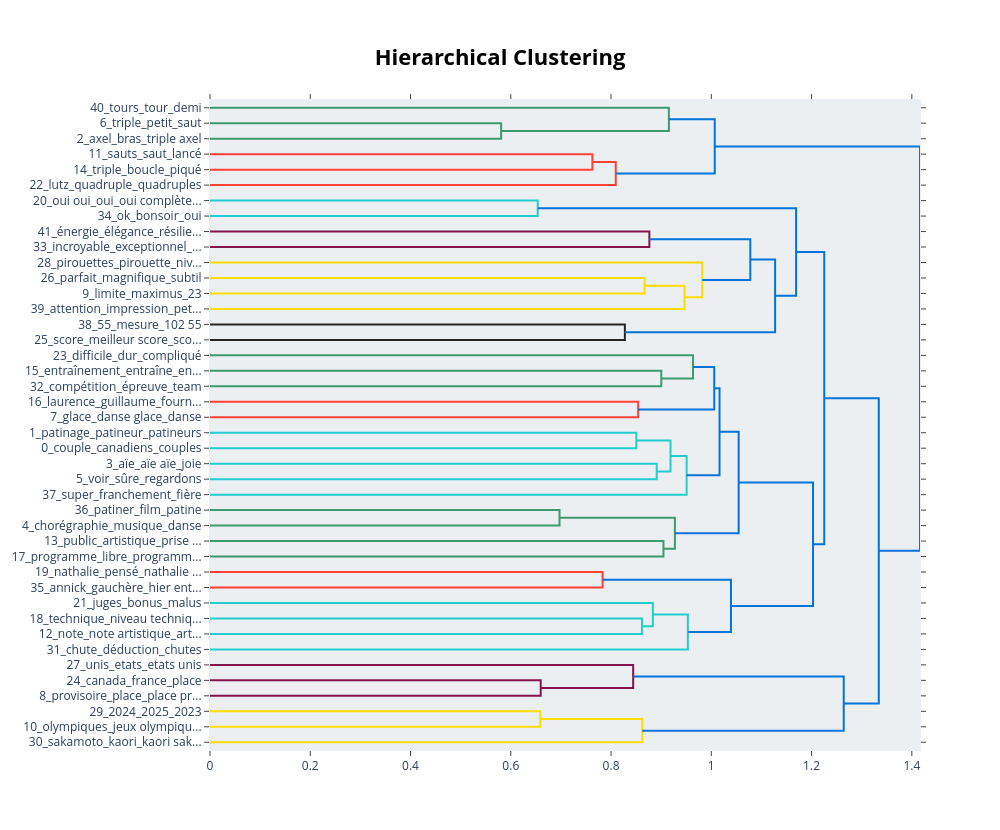

Notebook cell for this chart:
### Code cell
from bertopic import BERTopic
from sentence_transformers import SentenceTransformer
from sklearn.feature_extraction.text import CountVectorizer
from umap import UMAP
import hdbscan

# Stopwords list
STOPWORDS = [x.strip() for x in open('stopwords.txt').readlines()]

# Docs 
docs = df["text"]

# Vectorizer for topic representation
vectorizer_model = CountVectorizer(
    stop_words=STOPWORDS,
    ngram_range=(1,2),
    min_df=2,
    token_pattern=r"\b(?!\w*[A-Z])\w+\b" # theoreticaly removes words with capital letters once embeddings are done
)

# To control for number and size of clusters
hdbscan_model = hdbscan.HDBSCAN(
    min_cluster_size=50,      # bigger = fewer, larger topics
    min_samples=10,            # higher = more conservative clustering
    cluster_selection_epsilon=0.1,  # merge nearby clusters
    cluster_selection_method='leaf', # fewer, more specific clusters
    prediction_data=True # important !!
)

# Load CamemBERT embedding model
embedding_model = SentenceTransformer("dangvantuan/sentence-camembert-base", device="cuda") # remove device if CPU

# Influence choice of themes
seed =  [
["émotion","larme","ému","joie","tristesse"],
["famille","parents","ami", "personnel", "conjoint"]]

# Build BERTopic model
topic_model = BERTopic(
    embedding_model=embedding_model,
    vectorizer_model=vectorizer_model,
    hdbscan_model=hdbscan_model,
    language="french",
    calculate_probabilities=True,
    verbose=True,
    seed_topic_list=seed    
)

# Fit the model
topics, probs = topic_model.fit_transform(docs)

# Show discovered topics
print(topic_model.get_topic_info())

# Visualize topics
#topic_model.visualize_topics()

# Visualize topic hierarchy
topic_model.visualize_hierarchy()

### Figure 1 — Plotly figure (JSON) as saved in the notebook; plotly's stock layout.template omitted (floating-point values rounded to 4 significant figures)
{"data": [{"hoverinfo": "text", "marker": {"color": "rgb(61,153,112)"}, "mode": "lines", "type": "scatter", "x": [0.0, 0.5807, 0.5807, 0.0], "xaxis": "x", "y": [-15.0, -15.0, -25.0, -25.0], "yaxis": "y"}, {"hoverinfo": "text", "marker": {"color": "rgb(61,153,112)"}, "mode": "lines", "type": "scatter", "x": [0.0, 0.9154, 0.9154, 0.5807], "xaxis": "x", "y": [-5.0, -5.0, -20.0, -20.0], "yaxis": "y"}, {"hoverinfo": "text", "marker": {"color": "rgb(255,65,54)"}, "mode": "lines", "type": "scatter", "x": [0.0, 0.7628, 0.7628, 0.0], "xaxis": "x", "y": [-35.0, -35.0, -45.0, -45.0], "yaxis": "y"}, {"hoverinfo": "text", "marker": {"color": "rgb(255,65,54)"}, "mode": "lines", "type": "scatter", "x": [0.7628, 0.8094, 0.8094, 0.0], "xaxis": "x", "y": [-40.0, -40.0, -55.0, -55.0], "yaxis": "y"}, {"hoverinfo": "text", "marker": {"color": "rgb(0,116,217)"}, "mode": "lines", "type": "scatter", "x": [0.9154, 1.007, 1.007, 0.8094], "xaxis": "x", "y": [-12.5, -12.5, -47.5, -47.5], "yaxis": "y"}, {"hoverinfo": "text", "marker": {"color": "rgb(35,205,205)"}, "mode": "lines", "type": "scatter", "x": [0.0, 0.6537, 0.6537, 0.0], "xaxis": "x", "y": [-65.0, -65.0, -75.0, -75.0], "yaxis": "y"}, {"hoverinfo": "text", "marker": {"color": "rgb(133,20,75)"}, "mode": "lines", "type": "scatter", "x": [0.0, 0.8764, 0.8764, 0.0], "xaxis": "x", "y": [-85.0, -85.0, -95.0, -95.0], "yaxis": "y"}, {"hoverinfo": "text", "marker": {"color": "rgb(255,220,0)"}, "mode": "lines", "type": "scatter", "x": [0.0, 0.867, 0.867, 0.0], "xaxis": "x", "y": [-115.0, -115.0, -125.0, -125.0], "yaxis": "y"}, {"hoverinfo": "text", "marker": {"color": "rgb(255,220,0)"}, "mode": "lines", "type": "scatter", "x": [0.867, 0.9466, 0.9466, 0.0], "xaxis": "x", "y": [-120.0, -120.0, -135.0, -135.0], "yaxis": "y"}, {"hoverinfo": "text", "marker": {"color": "rgb(255,220,0)"}, "mode": "lines", "type": "scatter", "x": [0.0, 0.9819, 0.9819, 0.9466], "xaxis": "x", "y": [-105.0, -105.0, -127.5, -127.5], "yaxis": "y"}, {"hoverinfo": "text", "marker": {"color": "rgb(0,116,217)"}, "mode": "lines", "type": "scatter", "x": [0.8764, 1.078, 1.078, 0.9819], "xaxis": "x", "y": [-90.0, -90.0, -116.2, -116.2], "yaxis": "y"}, {"hoverinfo": "text", "marker": {"color": "rgb(40,35,35)"}, "mode": "lines", "type": "scatter", "x": [0.0, 0.8276, 0.8276, 0.0], "xaxis": "x", "y": [-145.0, -145.0, -155.0, -155.0], "yaxis": "y"}, {"hoverinfo": "text", "marker": {"color": "rgb(0,116,217)"}, "mode": "lines", "type": "scatter", "x": [1.078, 1.127, 1.127, 0.8276], "xaxis": "x", "y": [-103.1, -103.1, -150.0, -150.0], "yaxis": "y"}, {"hoverinfo": "text", "marker": {"color": "rgb(0,116,217)"}, "mode": "lines", "type": "scatter", "x": [0.6537, 1.169, 1.169, 1.127], "xaxis": "x", "y": [-70.0, -70.0, -126.6, -126.6], "yaxis": "y"}, {"hoverinfo": "text", "marker": {"color": "rgb(61,153,112)"}, "mode": "lines", "type": "scatter", "x": [0.0, 0.9002, 0.9002, 0.0], "xaxis": "x", "y": [-175.0, -175.0, -185.0, -185.0], "yaxis": "y"}, {"hoverinfo": "text", "marker": {"color": "rgb(61,153,112)"}, "mode": "lines", "type": "scatter", "x": [0.0, 0.9636, 0.9636, 0.9002], "xaxis": "x", "y": [-165.0, -165.0, -180.0, -180.0], "yaxis": "y"}, {"hoverinfo": "text", "marker": {"color": "rgb(255,65,54)"}, "mode": "lines", "type": "scatter", "x": [0.0, 0.8541, 0.8541, 0.0], "xaxis": "x", "y": [-195.0, -195.0, -205.0, -205.0], "yaxis": "y"}, {"hoverinfo": "text", "marker": {"color": "rgb(0,116,217)"}, "mode": "lines", "type": "scatter", "x": [0.9636, 1.006, 1.006, 0.8541], "xaxis": "x", "y": [-172.5, -172.5, -200.0, -200.0], "yaxis": "y"}, {"hoverinfo": "text", "marker": {"color": "rgb(35,205,205)"}, "mode": "lines", "type": "scatter", "x": [0.0, 0.8504, 0.8504, 0.0], "xaxis": "x", "y": [-215.0, -215.0, -225.0, -225.0], "yaxis": "y"}, {"hoverinfo": "text", "marker": {"color": "rgb(35,205,205)"}, "mode": "lines", "type": "scatter", "x": [0.0, 0.8911, 0.8911, 0.0], "xaxis": "x", "y": [-235.0, -235.0, -245.0, -245.0], "yaxis": "y"}, {"hoverinfo": "text", "marker": {"color": "rgb(35,205,205)"}, "mode": "lines", "type": "scatter", "x": [0.8504, 0.9186, 0.9186, 0.8911], "xaxis": "x", "y": [-220.0, -220.0, -240.0, -240.0], "yaxis": "y"}, {"hoverinfo": "text", "marker": {"color": "rgb(35,205,205)"}, "mode": "lines", "type": "scatter", "x": [0.9186, 0.9508, 0.9508, 0.0], "xaxis": "x", "y": [-230.0, -230.0, -255.0, -255.0], "yaxis": "y"}, {"hoverinfo": "text", "marker": {"color": "rgb(0,116,217)"}, "mode": "lines", "type": "scatter", "x": [1.006, 1.016, 1.016, 0.9508], "xaxis": "x", "y": [-186.2, -186.2, -242.5, -242.5], "yaxis": "y"}, {"hoverinfo": "text", "marker": {"color": "rgb(61,153,112)"}, "mode": "lines", "type": "scatter", "x": [0.0, 0.6972, 0.6972, 0.0], "xaxis": "x", "y": [-265.0, -265.0, -275.0, -275.0], "yaxis": "y"}, {"hoverinfo": "text", "marker": {"color": "rgb(61,153,112)"}, "mode": "lines", "type": "scatter", "x": [0.0, 0.9046, 0.9046, 0.0], "xaxis": "x", "y": [-285.0, -285.0, -295.0, -295.0], "yaxis": "y"}, {"hoverinfo": "text", "marker": {"color": "rgb(61,153,112)"}, "mode": "lines", "type": "scatter", "x": [0.6972, 0.9274, 0.9274, 0.9046], "xaxis": "x", "y": [-270.0, -270.0, -290.0, -290.0], "yaxis": "y"}, {"hoverinfo": "text", "marker": {"color": "rgb(0,116,217)"}, "mode": "lines", "type": "scatter", "x": [1.016, 1.055, 1.055, 0.9274], "xaxis": "x", "y": [-214.4, -214.4, -280.0, -280.0], "yaxis": "y"}, {"hoverinfo": "text", "marker": {"color": "rgb(255,65,54)"}, "mode": "lines", "type": "scatter", "x": [0.0, 0.7832, 0.7832, 0.0], "xaxis": "x", "y": [-305.0, -305.0, -315.0, -315.0], "yaxis": "y"}, {"hoverinfo": "text", "marker": {"color": "rgb(35,205,205)"}, "mode": "lines", "type": "scatter", "x": [0.0, 0.8616, 0.8616, 0.0], "xaxis": "x", "y": [-335.0, -335.0, -345.0, -345.0], "yaxis": "y"}, {"hoverinfo": "text", "marker": {"color": "rgb(35,205,205)"}, "mode": "lines", "type": "scatter", "x": [0.0, 0.8834, 0.8834, 0.8616], "xaxis": "x", "y": [-325.0, -325.0, -340.0, -340.0], "yaxis": "y"}, {"hoverinfo": "text", "marker": {"color": "rgb(35,205,205)"}, "mode": "lines", "type": "scatter", "x": [0.8834, 0.9532, 0.9532, 0.0], "xaxis": "x", "y": [-332.5, -332.5, -355.0, -355.0], "yaxis": "y"}, {"hoverinfo": "text", "marker": {"color": "rgb(0,116,217)"}, "mode": "lines", "type": "scatter", "x": [0.7832, 1.039, 1.039, 0.9532], "xaxis": "x", "y": [-310.0, -310.0, -343.8, -343.8], "yaxis": "y"}, {"hoverinfo": "text", "marker": {"color": "rgb(0,116,217)"}, "mode": "lines", "type": "scatter", "x": [1.055, 1.203, 1.203, 1.039], "xaxis": "x", "y": [-247.2, -247.2, -326.9, -326.9], "yaxis": "y"}, {"hoverinfo": "text", "marker": {"color": "rgb(0,116,217)"}, "mode": "lines", "type": "scatter", "x": [1.169, 1.225, 1.225, 1.203], "xaxis": "x", "y": [-98.28, -98.28, -287.0, -287.0], "yaxis": "y"}, {"hoverinfo": "text", "marker": {"color": "rgb(133,20,75)"}, "mode": "lines", "type": "scatter", "x": [0.0, 0.6597, 0.6597, 0.0], "xaxis": "x", "y": [-375.0, -375.0, -385.0, -385.0], "yaxis": "y"}, {"hoverinfo": "text", "marker": {"color": "rgb(133,20,75)"}, "mode": "lines", "type": "scatter", "x": [0.0, 0.8441, 0.8441, 0.6597], "xaxis": "x", "y": [-365.0, -365.0, -380.0, -380.0], "yaxis": "y"}, {"hoverinfo": "text", "marker": {"color": "rgb(255,220,0)"}, "mode": "lines", "type": "scatter", "x": [0.0, 0.6587, 0.6587, 0.0], "xaxis": "x", "y": [-395.0, -395.0, -405.0, -405.0], "yaxis": "y"}, {"hoverinfo": "text", "marker": {"color": "rgb(255,220,0)"}, "mode": "lines", "type": "scatter", "x": [0.6587, 0.8623, 0.8623, 0.0], "xaxis": "x", "y": [-400.0, -400.0, -415.0, -415.0], "yaxis": "y"}, {"hoverinfo": "text", "marker": {"color": "rgb(0,116,217)"}, "mode": "lines", "type": "scatter", "x": [0.8441, 1.264, 1.264, 0.8623], "xaxis": "x", "y": [-372.5, -372.5, -407.5, -407.5], "yaxis": "y"}, {"hoverinfo": "text", "marker": {"color": "rgb(0,116,217)"}, "mode": "lines", "type": "scatter", "x": [1.225, 1.334, 1.334, 1.264], "xaxis": "x", "y": [-192.7, -192.7, -390.0, -390.0], "yaxis": "y"}, {"hoverinfo": "text", "marker": {"color": "rgb(0,116,217)"}, "mode": "lines", "type": "scatter", "x": [1.007, 1.416, 1.416, 1.334], "xaxis": "x", "y": [-30.0, -30.0, -291.3, -291.3], "yaxis": "y"}], "layout": {"autosize": false, "height": 830, "hoverlabel": {"bgcolor": "white", "font": {"family": "Rockwell", "size": 16}}, "hovermode": "closest", "plot_bgcolor": "#ECEFF1", "showlegend": false, "title": {"font": {"color": "Black", "size": 22}, "text": "<b>Hierarchical Clustering</b>", "x": 0.5, "xanchor": "center", "yanchor": "top"}, "width": 1000, "xaxis": {"mirror": "allticks", "rangemode": "tozero", "showgrid": false, "showline": true, "showticklabels": true, "ticks": "outside", "type": "linear", "zeroline": false}, "yaxis": {"mirror": "allticks", "range": [-420, 0], "rangemode": "tozero", "showgrid": false, "showline": true, "showticklabels": true, "tickmode": "array", "ticks": "outside", "ticktext": ["40_tours_tour_demi", "6_triple_petit_saut", "2_axel_bras_triple axel", "11_sauts_saut_lancé", "14_triple_boucle_piqué", "22_lutz_quadruple_quadruples", "20_oui oui_oui_oui complète...", "34_ok_bonsoir_oui", "41_énergie_élégance_résilie...", "33_incroyable_exceptionnel_...", "28_pirouettes_pirouette_niv...", "26_parfait_magnifique_subtil", "9_limite_maximus_23", "39_attention_impression_pet...", "38_55_mesure_102 55", "25_score_meilleur score_sco...", "23_difficile_dur_compliqué", "15_entraînement_entraîne_en...", "32_compétition_épreuve_team", "16_laurence_guillaume_fourn...", "7_glace_danse glace_danse", "1_patinage_patineur_patineurs", "0_couple_canadiens_couples", "3_aïe_aïe aïe_joie", "5_voir_sûre_regardons", "37_super_franchement_fière", "36_patiner_film_patine", "4_chorégraphie_musique_danse", "13_public_artistique_prise ...", "17_programme_libre_programm...", "19_nathalie_pensé_nathalie ...", "35_annick_gauchère_hier ent...", "21_juges_bonus_malus", "18_technique_niveau techniq...", "12_note_note artistique_art...", "31_chute_déduction_chutes", "27_unis_etats_etats unis", "24_canada_france_place", "8_provisoire_place_place pr...", "29_2024_2025_2023", "10_olympiques_jeux olympiqu...", "30_sakamoto_kaori_kaori sak..."], "tickvals": [-5, -15, -25, -35, -45, -55, -65, -75, -85, -95, -105, -115, -125, -135, -145, -155, -165, -175, -185, -195, -205, -215, -225, -235, -245, -255, -265, -275, -285, -295, -305, -315, -325, -335, -345, -355, -365, -375, -385, -395, -405, -415], "type": "linear", "zeroline": false}}}
